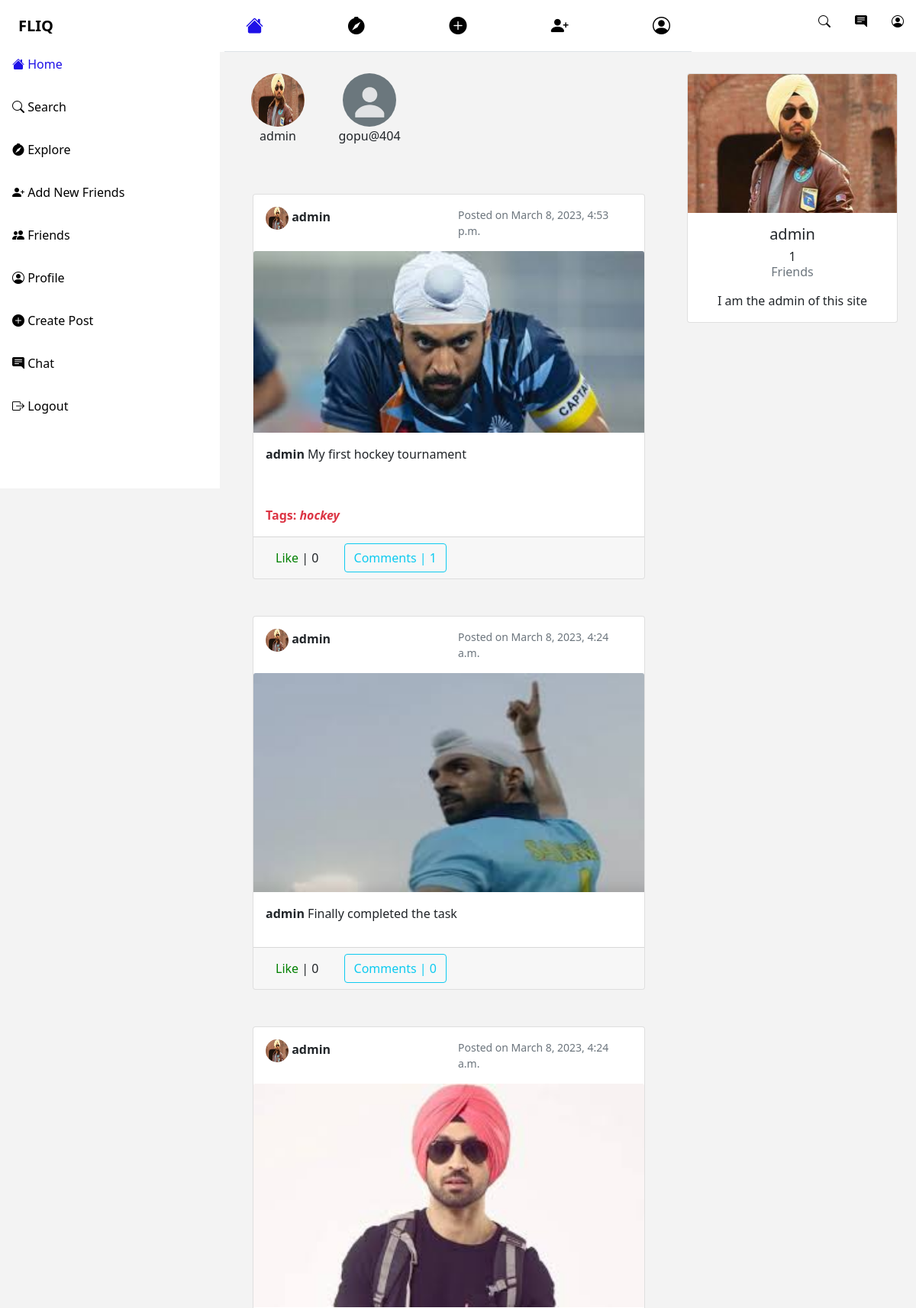
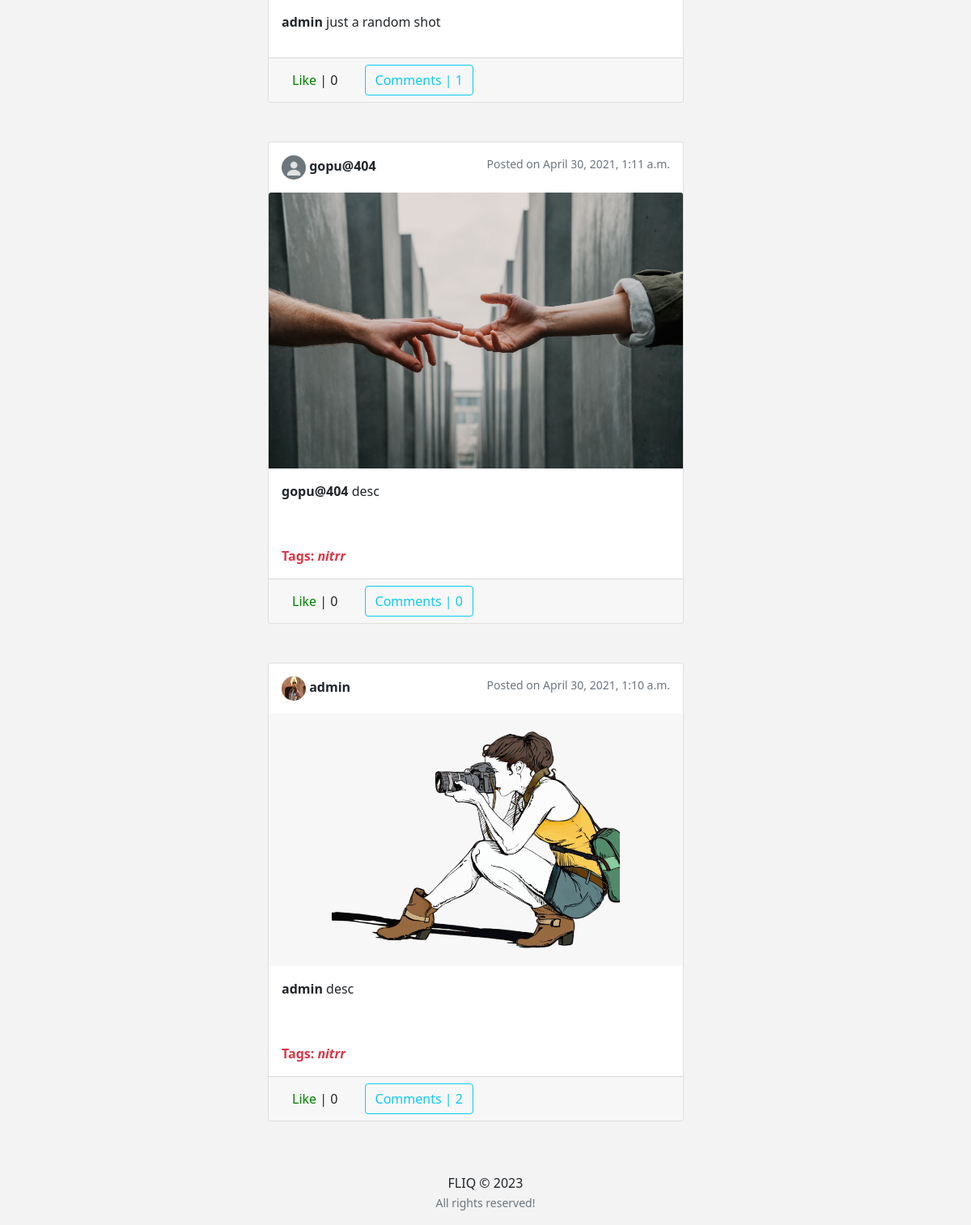
Screenshot of / (signed in) with the database file from the repository (2 pictures, top to bottom).
### users/models.py (models this page shows, shortened)
class Profile(models.Model):
	user = models.OneToOneField(User, on_delete=models.CASCADE)
	name = models.CharField(max_length=30)
	image = models.ImageField(default='default.png', upload_to='profile_pics')
	slug = AutoSlugField(populate_from='user')
	bio = models.CharField(max_length=255, blank=True)
	link = models.CharField(max_length=255, blank=True)
	friends = models.ManyToManyField("Profile", blank=True)
	def get_absolute_url(self):
		return "/users/{}".format(self.slug)

### feed/models.py (models this page shows, shortened)
class Post(models.Model):
	description = models.CharField(max_length=255, blank=True)
	pic = models.ImageField(upload_to='path/to/img')
	date_posted = models.DateTimeField(default=timezone.now)
	user_name = models.ForeignKey(User, on_delete=models.CASCADE)
	tags = models.CharField(max_length=100, blank=True)

### feed/views.py (the view)
# urls.py: path('', PostListView.as_view(), name='home'),
@method_decorator(login_required, name='dispatch')
class PostListView(ListView):
	model = Post
	template_name = 'feed/home.html'
	context_object_name = 'posts'
	ordering = ['-date_posted']
	paginate_by = 10
	def get_context_data(self, **kwargs):
		context = super(PostListView, self).get_context_data(**kwargs)
		if self.request.user.is_authenticated:
			p = Profile.objects.get(user=self.request.user)
			friends = p.friends.all()
			context['friends'] = friends
			liked = [i for i in Post.objects.all() if Like.objects.filter(user = self.request.user, post=i)]
			context['liked_post'] = liked
		return context

### feed/templates/feed/home.html (shortened to what this page needs)
{% extends "feed/index layout.html" %} {% load static %}
{% block content %}
<div class="px-3" style="width:100%; max-width:100vw; padding-top:12vh;">
  <div class="row"  style="overflow-x:auto; white-space: nowrap; width: 100%; display: flex; flex-wrap: nowrap;">
      <div class="text-center" style="width:120px">
        <a href="#">
          <img src="{{ user.profile.image.url }}" class="rounded-circle" width="70px" height="70px"/>
        </a>
        <p>{{ user.username }}</p>
      </div>
      {% for friend in friends %}
      <div class="text-center" style="width:120px">
        <a href="#">
          <img src="{{ friend.user.profile.image.url }}" class="rounded-circle" width="70px" height="70px"/>
        </a>
        <p>{{ friend.user.username }}</p>
      </div>
      {% endfor %}
  </div>
    <div class="col-md-12">
      {% for post in posts %}
      <div class="card my-5">
        <div class="row card-body">
          <div class="col">
          <a href="{{ post.user_name.profile.get_absolute_url }}"><img
              src="{{ post.user_name.profile.image.url }}"
              class="rounded-circle"
              width="30"
              height="30"
              alt=""/></a>
          <a class="text-dark" href="{{ post.user_name.profile.get_absolute_url }}"><b>{{ post.user_name }}</b></a>
          <br />
          </div>
          <div class="col d-flex justify-content-end">
          <small class="text-muted ">Posted on {{ post.date_posted }}</small>
          </div>
        </div>
        <a href="{% url 'post-detail' post.id %}"
        ><img class="card-img-top" src="{{ post.pic.url }}" alt=""
        /></a>
        <p class="card-text text-dark p-3"><b>{{ post.user_name }}</b> {{ post.description }}</p>
        {% if post.tags %}
        <br />
        <p class="text-danger ml-3">
          <b>Tags: <i>{{ post.tags }}</i></b>
        </p>
        {% endif %}
        <div class="card-footer">
          <button class="btn btn-white mr-3 like" id="{{ post.id }}">
            {% if post in liked_post %}
            <a
              href="{% url 'post-like' %}"
              style="color: red"
              id="likebtn{{ post.id }}"
            >
              Unlike</a
            >
            | {{post.likes.count}} {% else %}
            <a
              href="{% url 'post-like' %}"
              style="color: green"
              id="likebtn{{ post.id }}"
            >
              Like</a
            >
            | {{post.likes.count}} {% endif %}
          </button>
          <a class="btn btn-outline-info" href="{% url 'post-detail' post.id %}"
            >Comments | {{ post.details.count }}</a
          >
        </div>
      </div>
      {% endfor %}
    </div>
</div>
{% endblock content %}

### feed/templates/feed/index layout.html (shortened to what this page needs)
{% load static %}
<!DOCTYPE html>
<html>
<head>
  <link rel="stylesheet" href="https://maxcdn.bootstrapcdn.com/bootstrap/4.0.0/css/bootstrap.min.css" />
  <link rel="stylesheet" type="text/css" href="https://dl.dropboxusercontent.com/s/ecyb1drs5j1jyjf/styles.css?dl=0" />
  <link rel="stylesheet" href="https://cdn.jsdelivr.net/npm/bootstrap@5.0.2/dist/css/bootstrap.min.css">
  <link rel="stylesheet" href="https://cdn.jsdelivr.net/npm/bootstrap-icons@1.5.0/font/bootstrap-icons.css">
</head>
<body style="background-color: #f3f3f3">
  <div class="webnav" style="width: 100vw;background-color:rgb(255, 255, 255); position: fixed; z-index:2;">
    <div class="row" style="">
      <div class="col-md-3 d-flex align-items-center">
        <a class="nav-item navbar-brand ml-4 mr-4" href="/"><b>FLIQ</b></a>
      </div>
      <div class="col-md-6 d-flex justify-content-between align-items-center border-bottom" style="font-size:23px">
        <a class="p-3 nav-item active" href="{% url 'home' %}"><i class="bi bi-house-fill"></i></a>
        <a class="p-3 nav-item" href="{% url 'home' %}"><i class="bi bi-compass-fill"></i></a>
        <a class="p-3 nav-item" href="{% url 'post-create' %}"><i class="bi bi-plus-circle-fill"></i></a>
        <a class="p-3 nav-item" href="{% url 'users_list' %}"><i class="bi bi-person-plus-fill"></i></a>
        <a class="p-3 nav-item" href="{% url 'my_profile' %}"><i class="bi bi-person-circle"></i></a>
      </div>
      <div class="col-md-3 d-flex justify-content-end">
        {% if user.is_authenticated %}
        <a class="p-3 nav-item" href="{% url 'home' %}"><i class="bi bi-search"></i></a>
        <a class="p-3 nav-item" href="chat/"><i class="bi bi-chat-right-text-fill"></i></a>
        <a class="p-3 nav-item" href="{% url 'my_profile' %}"><i class="bi bi-person-circle"></i></a>
        {% else %}
        <a class="mx-3 nav-item btn btn-success  text-light" href="{% url 'login' %}">Login</a>
        <a class="mx-3 nav-item btn btn-info  text-light" href="{% url 'register' %} ">Register</a>
        {% endif %}
      </div>
    </div>
  </div>
  <div class="mobnav border-bottom" style="width: 100vw;background-color:rgb(255, 255, 255); position: fixed; z-index:1;">
    <div class="row" style="">
      <div class="col-3 d-flex align-items-center">
        <a class="nav-item navbar-brand ml-4 mr-4" href="/"><b>FLIQ</b></a>
      </div>
      <div class="col-6 d-flex justify-content-between align-items-center" style="font-size:23px">
      </div>
      <div class="col-3 d-flex justify-content-end">
        {% if user.is_authenticated %}
        <a class="p-3 nav-item" href="{% url 'home' %}"></a>
        <a class="p-3 nav-item" href="chat/"></a>
        <a class="p-3 nav-item" href="{% url 'my_profile' %}"></a>
        {% else %}
        <a class="mx-3 nav-item btn btn-success  text-light" href="{% url 'login' %}">Login</a>
        <a class="mx-3 nav-item btn btn-info  text-light" href="{% url 'register' %} ">Register</a>
        {% endif %}
      </div>
    </div>
  </div>
  <div class="" >
    <div class="row" style="width:100vw;">
      <div class="col-md-3 webcontent" style="color:black;background-color:white; height:80vh;">
        <div class="p-3"><a class="nav-item" href="{% url 'home' %}">FLIQ</a></div>
        <div class="p-3"><a class="nav-item active" href="{% url 'home' %}"><i class="bi bi-house-fill"></i> Home</a></div>
        <div class="p-3"><a class="nav-item" href="{% url 'home' %}"><i class="bi bi-search"></i> Search</a></div>
        <div class="p-3"><a class="nav-item" href="{% url 'home' %}"><i class="bi bi-compass-fill"></i> Explore</a></div>
        <div class="p-3"><a class="nav-item" href="{% url 'users_list' %}"><i class="bi bi-person-plus-fill"></i> Add New Friends</a></div>
        {% if user.is_authenticated %}
        <div class="p-3"><a class="nav-item" href="{% url 'friend_list' %}"><i class="bi bi-people-fill"></i> Friends</a></div>
        <div class="p-3"><a class="nav-item" href="{% url 'my_profile' %}"><i class="bi bi-person-circle"></i> Profile</a></div>
        <div class="p-3"><a class="nav-item" href="{% url 'post-create' %}"><i class="bi bi-plus-circle-fill"></i> Create Post</a></div>
        <div class="p-3"><a class="nav-item" href="chat/"><i class="bi bi-chat-right-text-fill"></i> Chat</a></div>
        <div class="p-3"><a class="nav-item" href="{% url 'logout' %}"><i class="bi bi-box-arrow-right"></i> Logout</a></div>
        {% endif %}
      </div>
      <div class="col-md-6" >
        {% block content %}{% endblock content %}
      </div>
      <div class="col-md-3 webcontent py-5">
        <div class="card card-signin  my-5">
          <a href="{{ request.user.profile.get_absolute_url }}"
            ><img
              class="card-img-top"
              src="{{ request.user.profile.image.url }}"
              alt=""
          /></a>
          <div class="card-body">
            <h5 class="card-title text-center">{{ request.user }}</h5>
            <h6 class="text-center">
              {{ request.user.profile.friends.count }}
              <p class="text-muted">Friends</p>
            </h6>
            <p class="card-text text-center">{{ request.user.profile.bio }}</p>
          </div>
        </div>
      </div>
    </div>
  </div>
  <footer class="footer page-footer font-small black">
    <div class="footer-copyright text-center py-3">
      FLIQ © 2023 <br /><small class="text-muted">All rights reserved!</small>
    </div>
  </footer>
</body>
</html>

### feed/templates/feed/index layout.html (style rules this page uses)
.nav-item { color:black; }
.active { color:rgb(30, 16, 231); }
a { text-decoration:none; }

### rows the page displays
Profile: user.profile.image (placeholder picture), user.username "gopu@404"
Post: user_name.profile.image (picture), user_name "admin", date_posted "March 8, 2023, 4:53 p.m.", pic (picture), description "My first hockey tournament", tags "hockey", likes.count "0", details.count "1"
Post: user_name.profile.image (picture), user_name "admin", date_posted "March 8, 2023, 4:24 a.m.", pic (picture), description "Finally completed the task", likes.count "0", details.count "0"
Post: user_name.profile.image (picture), user_name "admin", date_posted "March 8, 2023, 4:24 a.m.", pic (picture), description "just a random shot", likes.count "0", details.count "1"
Post: user_name.profile.image (placeholder picture), user_name "gopu@404", date_posted "April 30, 2021, 1:11 a.m.", pic (picture), description "desc", tags "nitrr", likes.count "0", details.count "0"
Post: user_name.profile.image (picture), user_name "admin", date_posted "April 30, 2021, 1:10 a.m.", pic (picture), description "desc", tags "nitrr", likes.count "0", details.count "2"

### other values shown
{{ user.username }} "admin"
{{ request.user }} "admin"
{{ request.user.profile.friends.count }} "1"
{{ request.user.profile.bio }} "I am the admin of this site"
